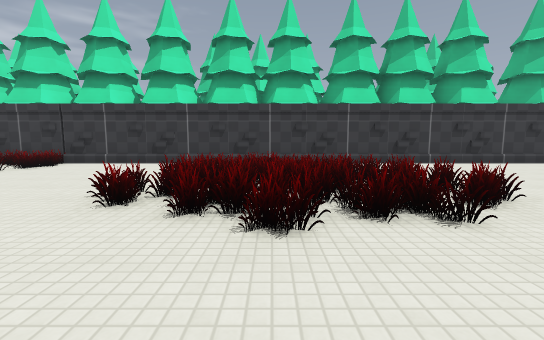
view 1 (above)

16 first-person views from a walk through a 3-D level made in the Godot game engine. The camera is 1.3 m above the floor, tilts 6° down and sees 90° across. The floor is counted in squares, 2 m on a side. Each view is taken from the middle of a square. On the plan, view 1 faces up. The plan holds only what a view shows up to about 9 squares ahead; the rest is blank. The place goes on beyond the plan. Characters and animated objects are left out. Some surface patterns are stand-ins.

view 2
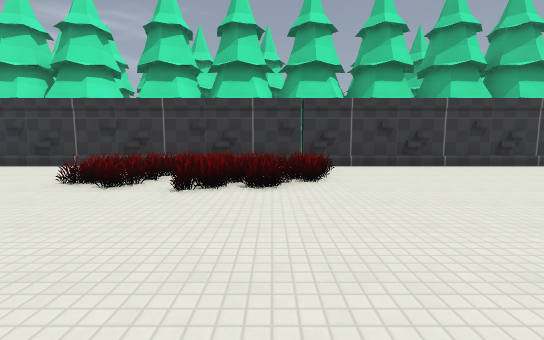

view 3
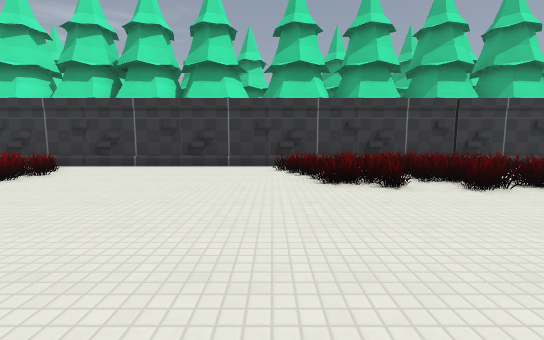

view 4
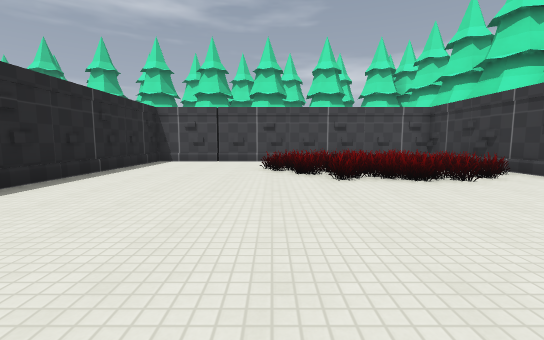

view 5
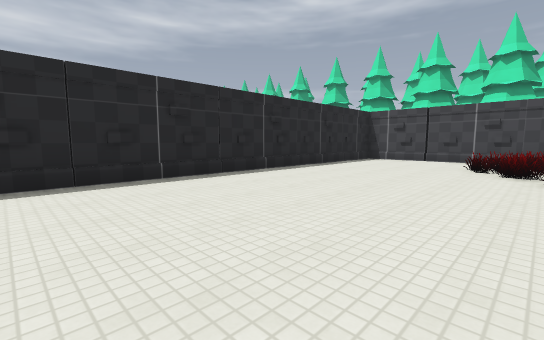

view 6
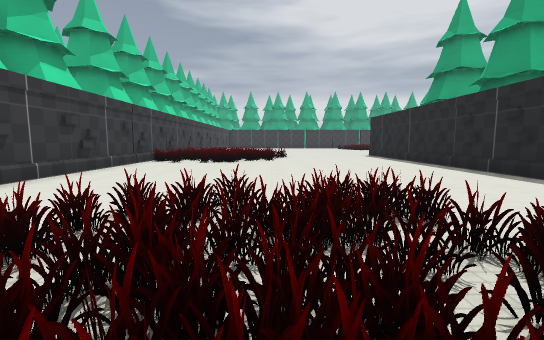

view 7
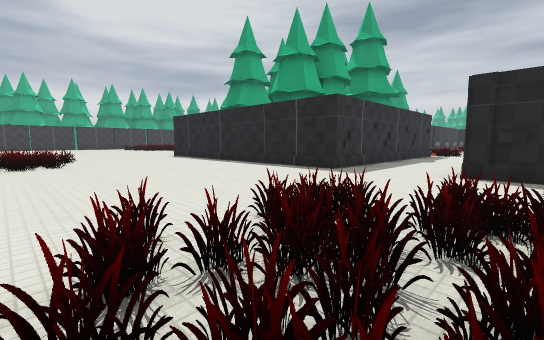

view 8
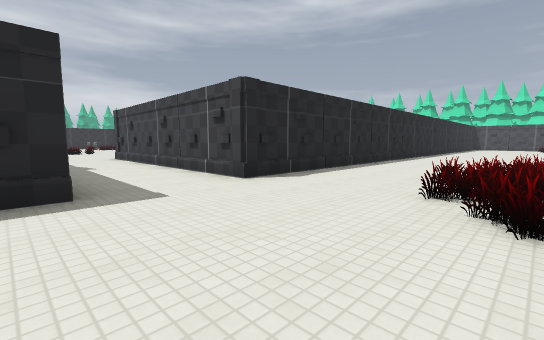

view 9
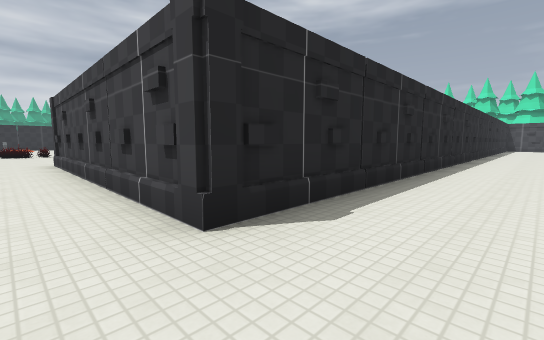

view 10
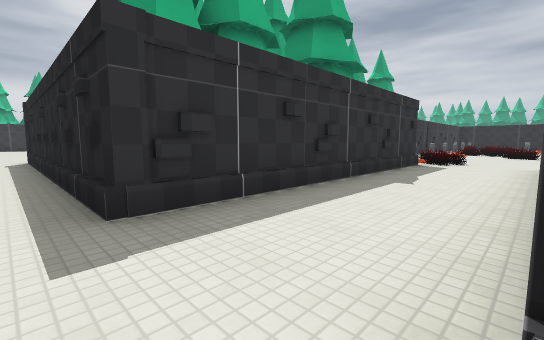

view 11
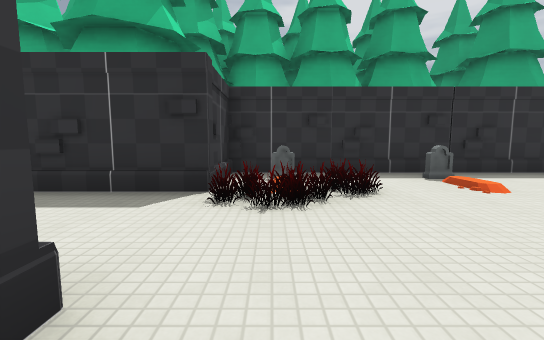

view 12
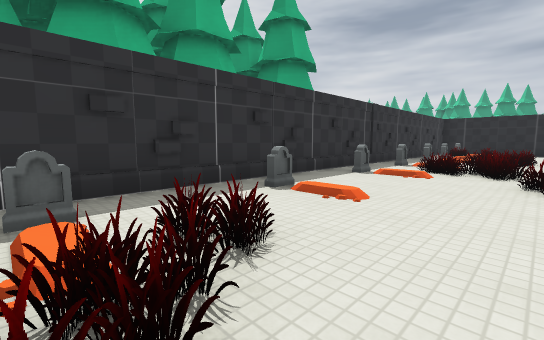

view 13
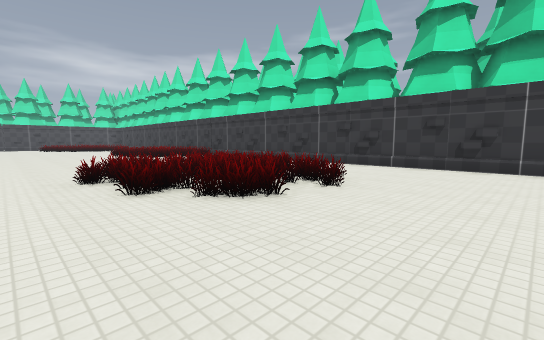

view 14
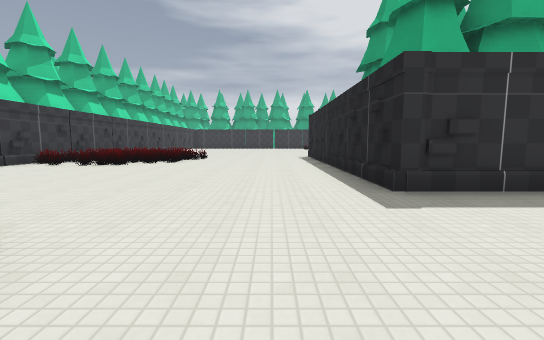

view 15
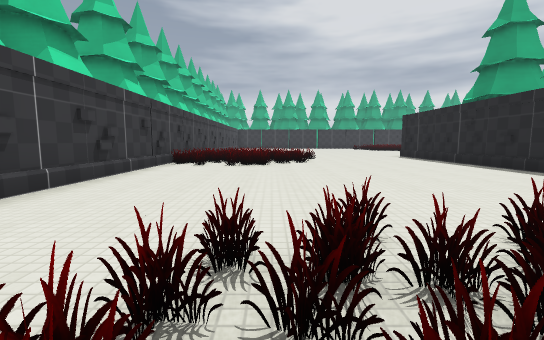

view 16
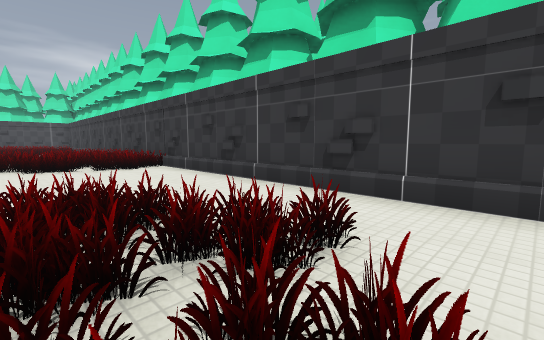

### Floor plan
Points are (right, up) in squares from view 1. A wall is a line through its corners. A room is listed if a view was taken in it or the views show most of it. See-through windows are left out.
Room 1 (views 1, 2, 3, 4, 5, 6, 7, 8, 9, 10, 13, 14, 15, 16)
walls: (-2.1, 8.1) (-11.8, 8.1); (-8.1, -0.8) (1.9, -0.8) (1.9, -8.1); (4.8, 8.1) (2.4, 8.1); (4.5, -0.8) (6.5, -0.8); (-14.4, 8.1) (-20, 8.1) (-20, -0.8) (-9.9, -0.8); (7.4, -0.8) (10.5, -0.8); (9.8, 8.1) (7.1, 8.1); (4.5, -8.2) (4.5, -0.6)
low walls: (-6.2, 7.7) (-6.6, 8); (4.5, -0.6) (10.5, -0.6)
ways out: opening at (3.5, -8) to room 2
objects: tree (-20, 9) to (-20, 10); tree (-19, 9) to (-17, 10); tree (-17, 9); tree (-16, 9) to (-14, 10); tree (-13, 9) to (-12, 10); tree (-11, 9) to (-9, 10); tree (-8, 9) to (-7, 10); tree (-6, 9) to (-4, 10); tree (-4, 9) to (-2, 10); tree (-1, 9) to (0, 10); tree (1, 9); tree (2, 9) to (4, 10); tree (5, 9) to (6, 10); tree (7, 9) to (7, 10)
Room 2 (views 11, 12)
walls: (6.7, -18.2) (6.7, -8.2) (4.5, -8.2)
ways out: opening at (3.5, -8) to room 1
objects: other object (6, -19); other object (6, -17); other object (6, -15); other object (6, -12); other object (6, -9)

Positions as (right, up) in squares from view 1, and headings:
1: (0, 0), facing up
2: (-7, 1), facing up
3: (-11, 1), facing up
4: (-11, 3), facing left
5: (-10, 4), facing down-left
6: (0, 4), facing right
7: (1, 5), facing down-right
8: (5, 3), facing down-left
9: (3, 1), facing down-left
10: (2, 0), facing down-right
11: (1, -9), facing right
12: (3, -9), facing down-right
13: (5, 1), facing up-left
14: (1, 1), facing right
15: (1, 5), facing right
16: (1, 5), facing up-left
